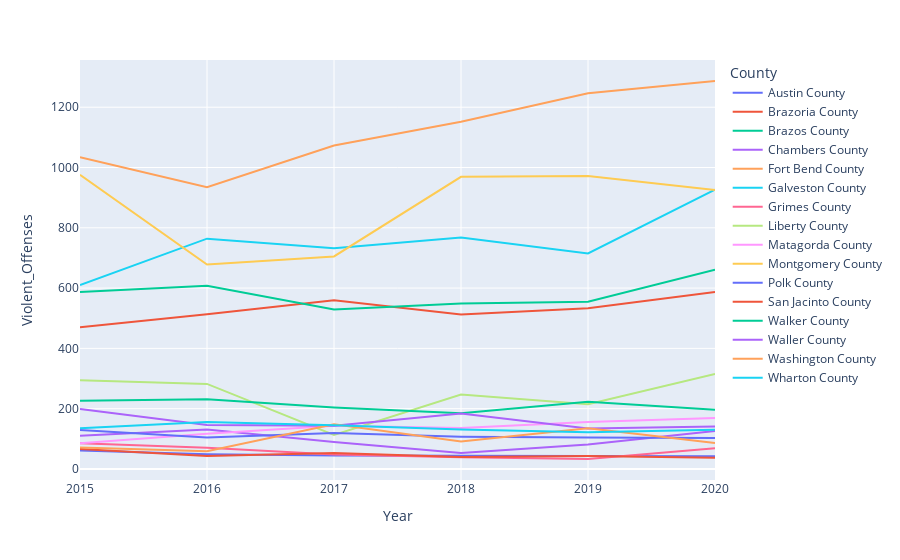

Here is the notebook cell this chart was saved with:
### Code cell
# Violent crimes houston area over 5 years
fig = px.line(outter_hou_df, x="Year" , y="Violent_Offenses", color="County")
fig.show()

### Figure 1 — Plotly figure (JSON) as saved in the notebook; plotly's stock layout.template omitted (floating-point values rounded to 4 significant figures)
{"data": [{"hovertemplate": "County=Austin County<br>Year=%{x}<br>Violent_Offenses=%{y}<extra></extra>", "legendgroup": "Austin County", "line": {"color": "#636efa", "dash": "solid"}, "marker": {"symbol": "circle"}, "mode": "lines", "name": "Austin County", "orientation": "v", "showlegend": true, "type": "scatter", "x": [2015, 2016, 2017, 2018, 2019, 2020], "xaxis": "x", "y": [61, 49, 45, 43, 43, 42], "yaxis": "y"}, {"hovertemplate": "County=Brazoria County<br>Year=%{x}<br>Violent_Offenses=%{y}<extra></extra>", "legendgroup": "Brazoria County", "line": {"color": "#EF553B", "dash": "solid"}, "marker": {"symbol": "circle"}, "mode": "lines", "name": "Brazoria County", "orientation": "v", "showlegend": true, "type": "scatter", "x": [2015, 2016, 2017, 2018, 2019, 2020], "xaxis": "x", "y": [470, 513, 560, 512, 533, 587], "yaxis": "y"}, {"hovertemplate": "County=Brazos County<br>Year=%{x}<br>Violent_Offenses=%{y}<extra></extra>", "legendgroup": "Brazos County", "line": {"color": "#00cc96", "dash": "solid"}, "marker": {"symbol": "circle"}, "mode": "lines", "name": "Brazos County", "orientation": "v", "showlegend": true, "type": "scatter", "x": [2015, 2016, 2017, 2018, 2019, 2020], "xaxis": "x", "y": [587, 608, 529, 549, 555, 661], "yaxis": "y"}, {"hovertemplate": "County=Chambers County<br>Year=%{x}<br>Violent_Offenses=%{y}<extra></extra>", "legendgroup": "Chambers County", "line": {"color": "#ab63fa", "dash": "solid"}, "marker": {"symbol": "circle"}, "mode": "lines", "name": "Chambers County", "orientation": "v", "showlegend": true, "type": "scatter", "x": [2015, 2016, 2017, 2018, 2019, 2020], "xaxis": "x", "y": [110, 131, 89, 53, 81, 126], "yaxis": "y"}, {"hovertemplate": "County=Fort Bend County<br>Year=%{x}<br>Violent_Offenses=%{y}<extra></extra>", "legendgroup": "Fort Bend County", "line": {"color": "#FFA15A", "dash": "solid"}, "marker": {"symbol": "circle"}, "mode": "lines", "name": "Fort Bend County", "orientation": "v", "showlegend": true, "type": "scatter", "x": [2015, 2016, 2017, 2018, 2019, 2020], "xaxis": "x", "y": [1034, 935, 1073, 1152, 1246, 1287], "yaxis": "y"}, {"hovertemplate": "County=Galveston County<br>Year=%{x}<br>Violent_Offenses=%{y}<extra></extra>", "legendgroup": "Galveston County", "line": {"color": "#19d3f3", "dash": "solid"}, "marker": {"symbol": "circle"}, "mode": "lines", "name": "Galveston County", "orientation": "v", "showlegend": true, "type": "scatter", "x": [2015, 2016, 2017, 2018, 2019, 2020], "xaxis": "x", "y": [610, 764, 732, 768, 715, 927], "yaxis": "y"}, {"hovertemplate": "County=Grimes County<br>Year=%{x}<br>Violent_Offenses=%{y}<extra></extra>", "legendgroup": "Grimes County", "line": {"color": "#FF6692", "dash": "solid"}, "marker": {"symbol": "circle"}, "mode": "lines", "name": "Grimes County", "orientation": "v", "showlegend": true, "type": "scatter", "x": [2015, 2016, 2017, 2018, 2019, 2020], "xaxis": "x", "y": [85, 70, 48, 39, 33, 69], "yaxis": "y"}, {"hovertemplate": "County=Liberty County<br>Year=%{x}<br>Violent_Offenses=%{y}<extra></extra>", "legendgroup": "Liberty County", "line": {"color": "#B6E880", "dash": "solid"}, "marker": {"symbol": "circle"}, "mode": "lines", "name": "Liberty County", "orientation": "v", "showlegend": true, "type": "scatter", "x": [2015, 2016, 2017, 2018, 2019, 2020], "xaxis": "x", "y": [294, 282, 113, 247, 215, 315], "yaxis": "y"}, {"hovertemplate": "County=Matagorda County<br>Year=%{x}<br>Violent_Offenses=%{y}<extra></extra>", "legendgroup": "Matagorda County", "line": {"color": "#FF97FF", "dash": "solid"}, "marker": {"symbol": "circle"}, "mode": "lines", "name": "Matagorda County", "orientation": "v", "showlegend": true, "type": "scatter", "x": [2015, 2016, 2017, 2018, 2019, 2020], "xaxis": "x", "y": [85, 117, 143, 136, 156, 169], "yaxis": "y"}, {"hovertemplate": "County=Montgomery County<br>Year=%{x}<br>Violent_Offenses=%{y}<extra></extra>", "legendgroup": "Montgomery County", "line": {"color": "#FECB52", "dash": "solid"}, "marker": {"symbol": "circle"}, "mode": "lines", "name": "Montgomery County", "orientation": "v", "showlegend": true, "type": "scatter", "x": [2015, 2016, 2017, 2018, 2019, 2020], "xaxis": "x", "y": [976, 678, 705, 969, 972, 925], "yaxis": "y"}, {"hovertemplate": "County=Polk County<br>Year=%{x}<br>Violent_Offenses=%{y}<extra></extra>", "legendgroup": "Polk County", "line": {"color": "#636efa", "dash": "solid"}, "marker": {"symbol": "circle"}, "mode": "lines", "name": "Polk County", "orientation": "v", "showlegend": true, "type": "scatter", "x": [2015, 2016, 2017, 2018, 2019, 2020], "xaxis": "x", "y": [129, 104, 119, 107, 104, 103], "yaxis": "y"}, {"hovertemplate": "County=San Jacinto County<br>Year=%{x}<br>Violent_Offenses=%{y}<extra></extra>", "legendgroup": "San Jacinto County", "line": {"color": "#EF553B", "dash": "solid"}, "marker": {"symbol": "circle"}, "mode": "lines", "name": "San Jacinto County", "orientation": "v", "showlegend": true, "type": "scatter", "x": [2015, 2016, 2017, 2018, 2019, 2020], "xaxis": "x", "y": [66, 43, 53, 40, 43, 37], "yaxis": "y"}, {"hovertemplate": "County=Walker County<br>Year=%{x}<br>Violent_Offenses=%{y}<extra></extra>", "legendgroup": "Walker County", "line": {"color": "#00cc96", "dash": "solid"}, "marker": {"symbol": "circle"}, "mode": "lines", "name": "Walker County", "orientation": "v", "showlegend": true, "type": "scatter", "x": [2015, 2016, 2017, 2018, 2019, 2020], "xaxis": "x", "y": [226, 231, 204, 185, 223, 196], "yaxis": "y"}, {"hovertemplate": "County=Waller County<br>Year=%{x}<br>Violent_Offenses=%{y}<extra></extra>", "legendgroup": "Waller County", "line": {"color": "#ab63fa", "dash": "solid"}, "marker": {"symbol": "circle"}, "mode": "lines", "name": "Waller County", "orientation": "v", "showlegend": true, "type": "scatter", "x": [2015, 2016, 2017, 2018, 2019, 2020], "xaxis": "x", "y": [199, 146, 143, 184, 134, 141], "yaxis": "y"}, {"hovertemplate": "County=Washington County<br>Year=%{x}<br>Violent_Offenses=%{y}<extra></extra>", "legendgroup": "Washington County", "line": {"color": "#FFA15A", "dash": "solid"}, "marker": {"symbol": "circle"}, "mode": "lines", "name": "Washington County", "orientation": "v", "showlegend": true, "type": "scatter", "x": [2015, 2016, 2017, 2018, 2019, 2020], "xaxis": "x", "y": [71, 59, 148, 91, 135, 86], "yaxis": "y"}, {"hovertemplate": "County=Wharton County<br>Year=%{x}<br>Violent_Offenses=%{y}<extra></extra>", "legendgroup": "Wharton County", "line": {"color": "#19d3f3", "dash": "solid"}, "marker": {"symbol": "circle"}, "mode": "lines", "name": "Wharton County", "orientation": "v", "showlegend": true, "type": "scatter", "x": [2015, 2016, 2017, 2018, 2019, 2020], "xaxis": "x", "y": [135, 156, 145, 131, 122, 130], "yaxis": "y"}], "layout": {"legend": {"title": {"text": "County"}, "tracegroupgap": 0}, "margin": {"t": 60}, "xaxis": {"anchor": "y", "domain": [0, 1], "title": {"text": "Year"}}, "yaxis": {"anchor": "x", "domain": [0, 1], "title": {"text": "Violent_Offenses"}}}}
